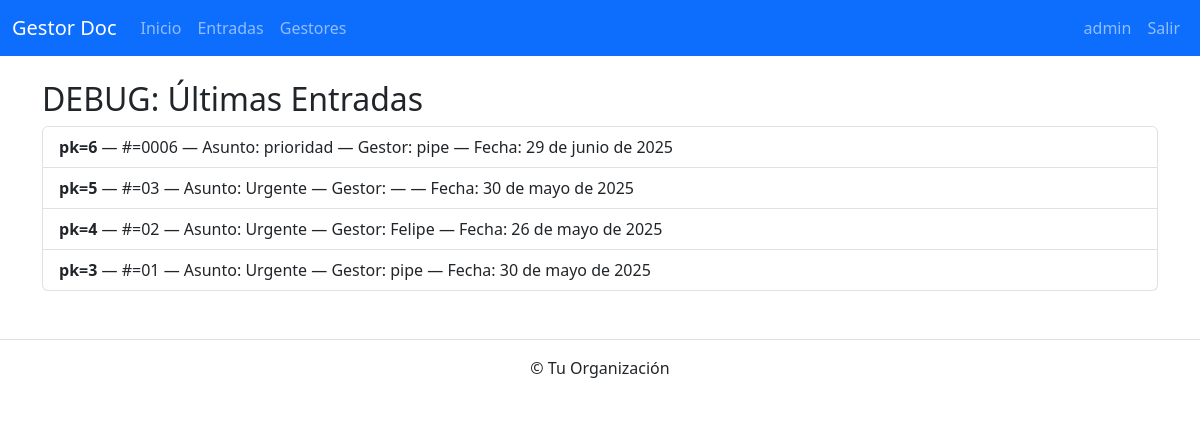
/debug/entradas/ (signed in), run on an earlier commit of the app's database.
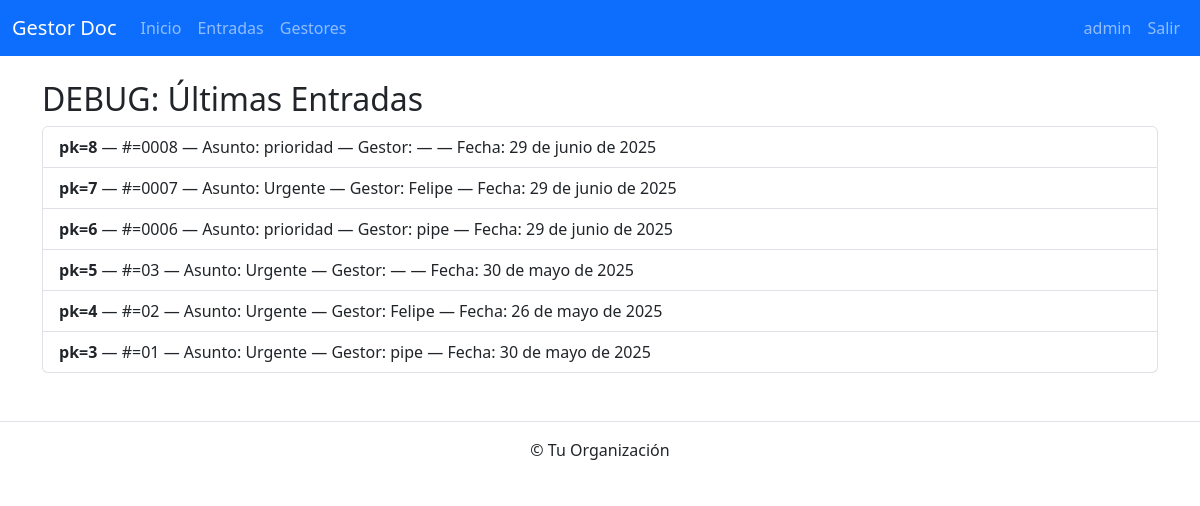
And on a later commit of the database.
### correspondencia_app/models.py (models this page shows, shortened)
class CorrespondenciaEntrada(models.Model):
    numero_documento = models.CharField(
        max_length=10,
        unique=True,
        editable=False,
        help_text="Número secuencial autogenerado, p.ej. 0001, 0002…"
    )
    asunto           = models.CharField(max_length=200)
    remitente        = models.CharField(max_length=100, blank=True)
    destinatario     = models.CharField(max_length=100, blank=True)
    fecha_recepcion  = models.DateField(
        default=timezone.now,
        editable=False,
        help_text="Se asigna la fecha de hoy al crear"
    )
    estado           = models.CharField(
        max_length=50,
        choices=[
            ('Recibido', 'Recibido'),
            ('En Proceso', 'En Proceso'),
            ('Finalizado', 'Finalizado'),
        ],
        default='Recibido'
    )
    gestor           = models.ForeignKey(
        DocumentManager,
        on_delete=models.SET_NULL,
        null=True,
        blank=True
    )
    archivo_adjunto  = models.FileField(
        upload_to='entradas/',
        blank=True,
        null=True
    )

class DocumentManager(models.Model):
    nombre    = models.CharField(max_length=100)
    email     = models.EmailField(max_length=100, unique=True)
    telefono  = models.CharField(max_length=20, blank=True)

### correspondencia_app/views.py (the view)
# urls.py: path('debug/entradas/',             views.debug_entradas,               name='debug_entradas'),
@login_required
def debug_entradas(request):
    entradas = CorrespondenciaEntrada.objects.order_by('-pk')[:10]
    return render(request, 'correspondencia_app/debug_entradas.html', {'entradas': entradas})

### templates/correspondencia_app/debug_entradas.html (shortened to what this page needs)
{% extends "correspondencia_app/base.html" %}
{% block content %}
  <h2>DEBUG: Últimas Entradas</h2>
  <ul class="list-group">
    {% for e in entradas %}
      <li class="list-group-item">
        <strong>pk={{ e.pk }}</strong> —
        #={{ e.numero_documento }} —
        Asunto: {{ e.asunto }} —
        Gestor: {% if e.gestor %}{{ e.gestor.nombre }}{% else %}&mdash;{% endif %} —
        Fecha: {{ e.fecha_recepcion }}
      </li>
    {% empty %}
      <li class="list-group-item">No hay entradas.</li>
    {% endfor %}
  </ul>
{% endblock %}

What changed in the data, as far as the page shows it:
added CorrespondenciaEntrada: pk "8", numero_documento "0008", asunto "prioridad", fecha_recepcion "29 de junio de 2025"
added CorrespondenciaEntrada: pk "7", numero_documento "0007", asunto "Urgente", gestor.nombre "Felipe", fecha_recepcion "29 de junio de 2025"
